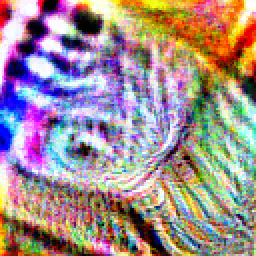
#> input picture data/main_method_inputs/visible_pos/train/open_the_middle_drawer_of_the_cabinet/eot/texture_0500.png, 128 x 128 px, found by its file name (shown 2 times larger)
$ python table9_report.py --root ../data/main_method_inputs/visible_pos/train/put_the_bowl_on_the_plate/nominal
#> lines starting #> are read from the running program, lines starting #| are printed output that depends on the picture
### robotwinprobe/radius_plan.py
"""Immutable, paired Monte Carlo design for continuous position EOT."""
import argparse, hashlib, json
from pathlib import Path
import numpy as np
import bootstrap as B

REFERENCE = B.OUT/'render_transfer'
RADII = [1, 3, 5]


def dump(path, value):
    path=Path(path);path.parent.mkdir(parents=True,exist_ok=True)
    tmp=path.with_suffix(path.suffix+'.tmp')
    tmp.write_text(json.dumps(value,indent=2)+'\n');tmp.replace(path)


def disk(rng, shape):
    u=rng.uniform(size=(*shape,2));r=np.sqrt(u[...,0]);a=2*np.pi*u[...,1]
    return np.stack([r*np.cos(a),r*np.sin(a)],-1)


# [53 lines left out: functions records, prepare, not called in this run]


# [2 lines that do not run on import are left out]

### robotwinprobe/table9_plan.py
"""Nine independent 10cm textures; shared states, joint EOT draws and noise bank."""
import hashlib
import json
from pathlib import Path

import numpy as np
import bootstrap as B
from radius_plan import disk, dump, REFERENCE
from eot_conditions import LIGHTS

DEFAULT = B.OUT / 'table9_joint_eot_10cm_20261012'


def sha(path):
    return hashlib.sha256(Path(path).read_bytes()).hexdigest()


# [81 lines left out: functions prepare, records, not called in this run]


# [4 lines that do not run on import are left out]

### robotwinprobe/table9_report.py
"""Compare learned texture structure and true-render cross-placement responses."""
import argparse
import json
from pathlib import Path

import numpy as np
from radius_plan import dump
from table9_plan import sha


def spectrum(rgb):
    q=rgb.astype(np.float64)/255
    centered=q-q.mean((0,1),keepdims=True)
    power=(abs(np.fft.fft2(centered,axes=(0,1)))**2).mean(2)
    fy,fx=np.meshgrid(np.fft.fftfreq(q.shape[0]),np.fft.fftfreq(q.shape[1]),indexing='ij')
    radius=np.sqrt(fx*fx+fy*fy);edges=np.linspace(0,np.sqrt(.5),33)
    radial=np.array([power[(radius>=a)&(radius<b)].sum() for a,b in zip(edges[:-1],edges[1:])])
    radial/=max(power.sum(),1e-12)
    return (edges[:-1]+edges[1:])/2,radial,float(power[radius>=.25].sum()/max(power.sum(),1e-12))


def report(root):
    from PIL import Image
    import matplotlib
    matplotlib.use('Agg')
    import matplotlib.pyplot as plt
    dest=root/'comparison';dest.mkdir(exist_ok=True)
    sites=[f'site{i:02d}' for i in range(9)]
    paths=[root/'sites'/s/'train/texture_0500.png' for s in sites]
    assert all(p.exists() for p in paths),'All nine fixed final checkpoints are needed'
    images=[np.asarray(Image.open(p).convert('RGB')) for p in paths]
#> images = 9 items
    fig,axs=plt.subplots(3,3,figsize=(9,9))
    for ax,s,q in zip(axs.flat,sites,images):ax.imshow(q);ax.set_title(s);ax.axis('off')
#> this loop made 9 passes
#> s on passes 1 to 9: 'site00', 'site01', 'site02', 'site03', 'site04', 'site05', 'site06', 'site07', 'site08'
    fig.suptitle('Nine independent learned textures | 10 cm | final step 500')
    fig.tight_layout();fig.savefig(dest/'nine_textures.png',dpi=160);plt.close(fig)
    rows=[];spectra=[]
    fig,ax=plt.subplots(figsize=(9,5))
    for s,q in zip(sites,images):
        x,y,high=spectrum(q);spectra.append(y);ax.plot(x,y,label=s)
        rows.append(dict(site=s,mean_rgb=(q.mean((0,1))/255).tolist(),std_rgb=(q.std((0,1))/255).tolist(),
            high_frequency_power_fraction_r_ge_025=high,
            mean_adjacent_pixel_absolute_difference=float((abs(np.diff(q.astype(float),axis=0)).mean()+abs(np.diff(q.astype(float),axis=1)).mean())/2/255)))
#> after the loop, rows = 9 items; spectra = 9 items
    ax.set(xlabel='Radial frequency (cycles / texture pixel)',ylabel='Fraction of centered RGB power per radial bin',
        title='World texture spectra; before rendering')
    ax.legend(ncol=3);fig.tight_layout();fig.savefig(dest/'radial_spectra.png',dpi=160);plt.close(fig)
#> after `ax.legend(ncol=3)`:
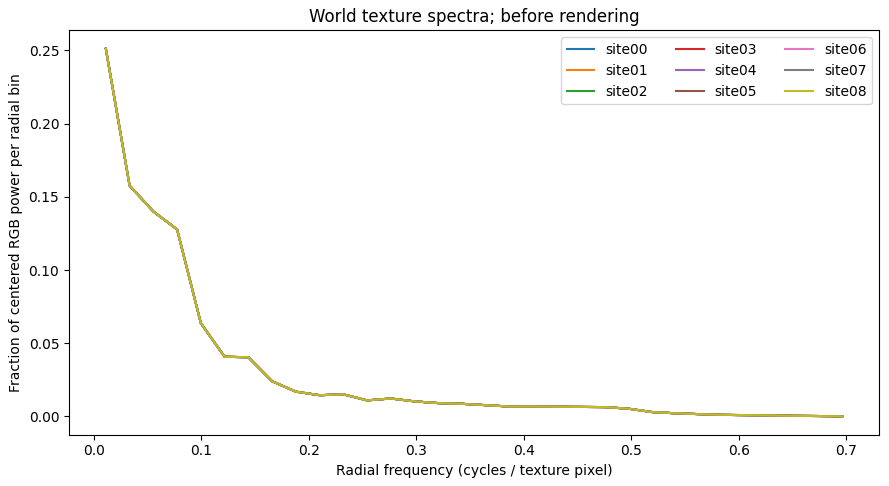
#> figure drawn by matplotlib, 1 panel; curve peaks at x = 0.011, y = 0.251; curve peaks at x = 0.011, y = 0.251; curve peaks at x = 0.011, y = 0.251
    flat=np.stack([q.astype(float).ravel() for q in images]);flat-=flat.mean(1,keepdims=True)
    norms=np.linalg.norm(flat,axis=1);corr=(flat@flat.T)/np.maximum(norms[:,None]*norms[None,:],1e-12)
#> after `norms = np.linalg.norm(flat, axis=1)`: norms = [16364.5, 16364.5, 16364.5, 16364.5, 16364.5, 16364.5, 16364.5, 16364.5, 16364.5]
    a=np.stack(spectra);spec_cos=(a@a.T)/np.maximum(np.linalg.norm(a,axis=1)[:,None]*np.linalg.norm(a,axis=1)[None,:],1e-12)
    fig,axs=plt.subplots(1,2,figsize=(13,5))
    for ax,m,title in zip(axs,[corr,spec_cos],['Pixel correlation (fixed UV alignment)','Radial power-profile cosine similarity']):
        im=ax.imshow(m,vmin=-1 if m is corr else 0,vmax=1,cmap='coolwarm' if m is corr else 'viridis')
        ax.set_xticks(range(9),sites,rotation=60);ax.set_yticks(range(9),sites);ax.set_title(title);fig.colorbar(im,ax=ax)
#> this loop made 2 passes
#> title on passes 1 to 2: 'Pixel correlation (fixed UV alignment)', 'Radial power-profile cosine similarity'
    fig.tight_layout();fig.savefig(dest/'texture_similarity.png',dpi=160);plt.close(fig)
#> after `fig.tight_layout()`:
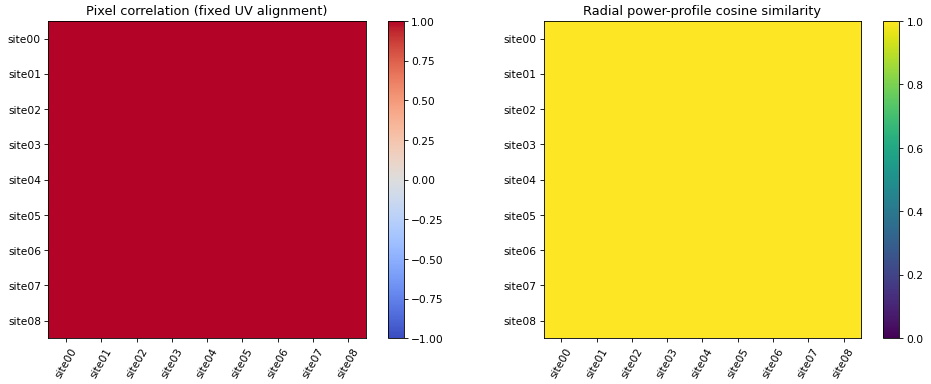
#> figure drawn by matplotlib, 4 panels
    probes=[];complete=True
    for s in sites:
        p=root/'sites'/s/'cross_probe.json'
        if not p.exists():complete=False;continue
        d=json.loads(p.read_text());assert d['complete'];probes.extend(d['rows'])
    matrices={};diagonal=[]
    if complete:
        methods=sites+['random']
        fig,axs=plt.subplots(1,2,figsize=(15,6))
        for ax,condition in zip(axs,['nominal','joint']):
            matrix=np.array([[np.mean([r['L0_mean'] for r in probes if r['method']==m and r['target_site']==s and r['condition']==condition]) for s in sites] for m in methods])
            assert np.isfinite(matrix).all()
            matrices[condition]=matrix.tolist()
            im=ax.imshow(np.log10(np.maximum(matrix,1e-8)),cmap='magma',aspect='auto')
            ax.set_xticks(range(9),sites,rotation=60);ax.set_yticks(range(10),methods)
            ax.set(xlabel='Test placement',ylabel='Training origin / Random',title=condition+' | true-render L0')
            fig.colorbar(im,ax=ax,label='log10(mean L0)')
            for s in sites:
                trained=[r['L0_mean'] for r in probes if r['method']==s and r['target_site']==s and r['condition']==condition]
                random=[r['L0_mean'] for r in probes if r['method']=='random' and r['target_site']==s and r['condition']==condition]
                diagonal.append(dict(site=s,condition=condition,L0_mean=float(np.mean(trained)),L0_median=float(np.median(trained)),
                    random_L0_mean=float(np.mean(random)),random_L0_median=float(np.median(random))))
        fig.tight_layout();fig.savefig(dest/'cross_placement_L0.png',dpi=160);plt.close(fig)
    dump(dest/'summary.json',dict(textures_complete=True,cross_probe_complete=complete,texture_hashes={s:sha(p) for s,p in zip(sites,paths)},
        texture_stats=rows,pixel_correlation=corr.tolist(),radial_profile_cosine=spec_cos.tolist(),cross_matrices=matrices,diagonal=diagonal))
    lines=['# 九个位置独立训练：纹理与真实渲染比较','',
        '每个位置独立优化一张 10×10 cm Q128 patch，各训练 500 次更新；任一场景只有一张。三路相机观察同一个世界纹理。',
        '', '![九张纹理](nine_textures.png)', '', '![径向功率谱](radial_spectra.png)', '', '![纹理相似度](texture_similarity.png)',
        '', '频谱横轴是 cycles/texture pixel，纵轴为去均值后 RGB 功率在径向频率区间内的占比。像素相关性依赖固定 UV 对齐；频谱相似并不能证明具有相同攻击结构。',
        '',f'真实渲染跨位置探针完成：{complete}。']
    if complete:
        lines+=['','![真实渲染跨位置L0](cross_placement_L0.png)','',
            '固定最终第 500 步纹理，在 9 个位置分别测试。名义工况和新的联合 EOT 工况，各使用同一组 9 个验证状态及 3 份未参与训练的动作 noise，Random 与训练纹理严格配对。9 帧来自 2 条轨迹；L0 是速度场差异，不是任务 ASR。',
            '', '|位置|工况|训练纹理 L0 均值|中位数|Random 均值|中位数|','|---|---|---:|---:|---:|---:|']
        for r in diagonal:lines.append(f"|{r['site']}|{r['condition']}|{r['L0_mean']:.5g}|{r['L0_median']:.5g}|{r['random_L0_mean']:.5g}|{r['random_L0_median']:.5g}|")
    lines+=['','几何匹配和左右腕可见面积见[几何核验](../geometry/report.md)。仅这一轮同初始化实验不能区分位置效应与训练随机性的一般规律；训练抽样在九组间保持一致。']
    (dest/'report.md').write_text('\n'.join(lines)+'\n')
    print(json.dumps(dict(textures_complete=True,cross_probe_complete=complete,report=str(dest/'report.md'))),flush=True)


if __name__=='__main__':
    p=argparse.ArgumentParser();p.add_argument('--root',required=True)
    report(Path(p.parse_args().root).resolve())
